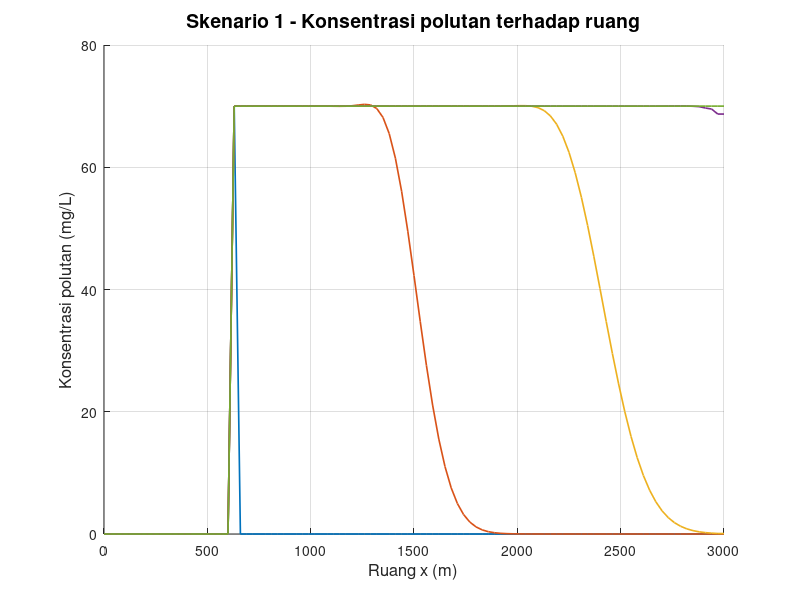

Reproduce this figure in MATLAB. (Note: this script raises an error after producing the figure.)
clear; clc; close all;

% Feby Syarief Al A`raaf
% 26050124130087
% Oseanografi C
%
% Simulasi persamaan adveksi-difusi 1 dimensi dengan metode FTCS
% Konsentrasi polutan terhadap ruang pada beberapa waktu tertentu
%
% Catatan ilmiah:
% Pada script ini, "sumber polutan kontinu" dimodelkan sebagai
% titik grid internal dengan konsentrasi tetap (internal Dirichlet source),
% bukan sebagai source term eksplisit S(x,t).
%
% Persamaan yang disimulasikan:
% dC/dt + u dC/dx = D d2C/dx2
%
% Skema FTCS:
% C_i^(n+1) = C_i^n
%           - (u dt / (2 dx)) (C_(i+1)^n - C_(i-1)^n)
%           + (D dt / dx^2)   (C_(i+1)^n - 2C_i^n + C_(i-1)^n)

x_digit = 0;
y_digit = 8;
z_digit = 7;

C_source = 10 * z_digit;

n_plot = [0 300 600 900 1200];

L = 3000;
T = 7200;

m_kontinu = 15 + z_digit;

scenario(1).nama = 'Skenario 1';
scenario(1).dx   = 30;
scenario(1).dt   = 6;
scenario(1).u    = 0.5;
scenario(1).D    = 4.0;
scenario(1).m    = m_kontinu;

scenario(2).nama = 'Skenario 2';
scenario(2).dx   = 30;
scenario(2).dt   = 6;
scenario(2).u    = 0.1;
scenario(2).D    = 2.0;
scenario(2).m    = m_kontinu;

scenario(3).nama = 'Skenario 3';
scenario(3).dx   = 30;
scenario(3).dt   = 6;
scenario(3).u    = 0.5;
scenario(3).D    = 2.0;
scenario(3).m    = m_kontinu;

scenario(4).nama = 'Skenario 4';
scenario(4).dx   = 30;
scenario(4).dt   = 6;
scenario(4).u    = 0.1;
scenario(4).D    = 4.0;
scenario(4).m    = m_kontinu;

folder_output = 'output_Kontinu_FTCS_Adveksi_Difusi_Terhadap_Ruang';
if ~exist(folder_output, 'dir')
    mkdir(folder_output);
end

for s = 1:numel(scenario)

    fprintf('\n==================================================\n');
    fprintf('Memproses %s\n', scenario(s).nama);

    dx       = scenario(s).dx;
    dt       = scenario(s).dt;
    u        = scenario(s).u;
    D        = scenario(s).D;
    m_source = scenario(s).m;

    x_space = 0:dx:L;
    t_grid  = 0:dt:T;

    Mmax = length(x_space);
    Nmax = length(t_grid) - 1;

    courant = u * dt / dx;
    alpha   = D * dt / dx^2;

    fprintf('dx = %.3f m, dt = %.3f s, u = %.3f m/s, D = %.3f m^2/s, m = %d\n', ...
        dx, dt, u, D, m_source);
    fprintf('Mmax = %d, Nmax = %d\n', Mmax, Nmax);
    fprintf('Courant = %.6f, alpha = %.6f\n', courant, alpha);

    if m_source < 2 || m_source > Mmax - 1
        fprintf('%s tidak dapat diproses karena titik sumber terlalu dekat dengan batas/domain tidak valid.\n', ...
            scenario(s).nama);
        continue;
    end

    if any(n_plot > Nmax)
        n_tidak_valid = n_plot(n_plot > Nmax);
        fprintf('%s: n = %s melebihi Nmax = %d, sehingga tidak digrafikkan.\n', ...
            scenario(s).nama, mat2str(n_tidak_valid), Nmax);
    end

    stabil_diffusi = (alpha <= 0.5);
    stabil_gabungan = (courant^2 <= 2 * alpha);

    if ~stabil_diffusi
        fprintf(['PERINGATAN: alpha = %.6f > 0.5, sehingga skema eksplisit ', ...
                 'untuk komponen difusi berpotensi tidak stabil.\n'], alpha);
    end

    if ~stabil_gabungan
        fprintf(['PERINGATAN: Courant^2 = %.6f > 2*alpha = %.6f, ', ...
                 'sehingga kestabilan gabungan adveksi-difusi berpotensi tidak terpenuhi.\n'], ...
                 courant^2, 2*alpha);
    end

    if stabil_diffusi && stabil_gabungan
        fprintf('Syarat kestabilan numerik utama terpenuhi.\n');
    end

    C_old = zeros(1, Mmax);
    C_new = zeros(1, Mmax);

    snapshot = NaN(length(n_plot), Mmax);

    C_old(:) = 0;
    C_old(m_source) = C_source;

    idx0 = find(n_plot == 0, 1);
    if ~isempty(idx0)
        snapshot(idx0, :) = C_old;
    end

    for n = 1:Nmax

        C_old(1)    = C_old(2);
        C_old(Mmax) = C_old(Mmax - 1);

        for i = 2:(Mmax - 1)
            C_new(i) = C_old(i) ...
                     - (courant / 2) * (C_old(i + 1) - C_old(i - 1)) ...
                     + alpha * (C_old(i + 1) - 2 * C_old(i) + C_old(i - 1));
        end

        C_new(1)    = C_new(2);
        C_new(Mmax) = C_new(Mmax - 1);

        C_new(m_source) = C_source;

        C_new(C_new < 0) = 0;

        idx_snap = find(n_plot == n, 1);
        if ~isempty(idx_snap)
            snapshot(idx_snap, :) = C_new;
        end

        C_old = C_new;
    end

    fig = figure('Visible', 'off', 'Position', [100 100 1400 600]);
    hold on;

    legend_text = {};

    for k = 1:length(n_plot)
        if all(isnan(snapshot(k, :)))
            continue;
        end
        plot(x_space, snapshot(k, :), 'LineWidth', 1.2);
        legend_text{end + 1} = sprintf('n = %d', n_plot(k));
    end

    grid on;
    xlabel('Ruang x (m)', 'FontSize', 12);
    ylabel('Konsentrasi polutan (mg/L)', 'FontSize', 12);
    title(sprintf('%s - Konsentrasi polutan terhadap ruang', scenario(s).nama), ...
        'FontSize', 14, 'FontWeight', 'bold');

    xlim([x_space(1), x_space(end)]);

    y_max = max(snapshot(:), [], 'omitnan');
    if isempty(y_max) || isnan(y_max) || y_max <= 0
        ylim([0 1]);
    else
        ylim([0, max(C_source * 1.2, y_max * 1.1)]);
    end

    set(gca, 'FontSize', 11);

    if ~isempty(legend_text)
        legend(legend_text, 'Location', 'northwest', ...
            'FontSize', 8, 'NumColumns', 2, 'Box', 'on');
    end

    hold off;

    nama_file = sprintf('ftcs_adveksi_difusi_ruang_skenario_%d.png', s);
    saveas(fig, fullfile(folder_output, nama_file));
    close(fig);

    fprintf('%s selesai diproses.\n', scenario(s).nama);
end

fprintf('\nSemua skenario telah selesai diproses.\n');
